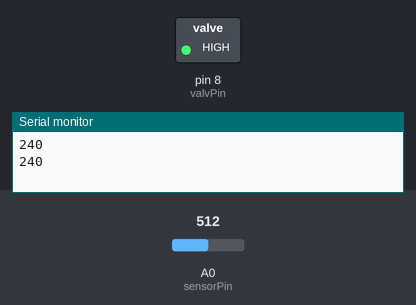
A sketch run on a simulated Arduino Uno, built with avr-gcc and run on an emulated ATmega328P. On the bench: switched loads named in the sketch (green lamp = pin HIGH), the last lines printed to the serial monitor. Inputs (shaded band) come from the test bench; at power-on: A0 (sensorPin) = 512.

Above: at 1.8 s.
1.9 s: A0 (sensorPin) set to 831
6.0 s: A0 (sensorPin) set to 848
10.1 s: A0 (sensorPin) set to 819
13.2 s: A0 (sensorPin) set to 791
At 15.6 s:
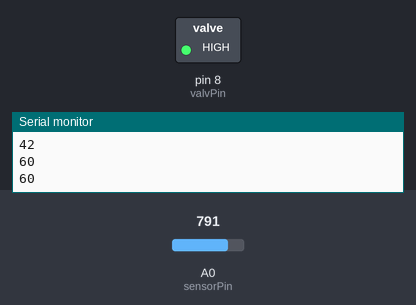
16.5 s: A0 (sensorPin) set to 900
At 20.7 s:
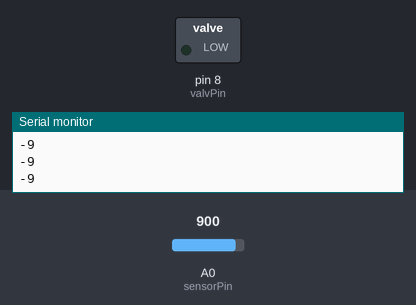
Timing chart, 0 to 21.6 s (numbered marks = the images above; inputs shaded):
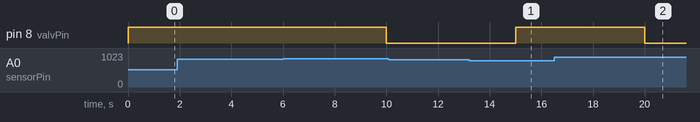

The sketch:

limit.ino
```cpp
const int sensorPin = A0; //entrada do sensor
const int valvPin = 8; //entradda do relé
const int dry = 30; //limiar de umidade - seco
const int limit = 50; //limiar de umidade - úmido
int moisture; //variável de umidade

void setup() {
  pinMode(valvPin, OUTPUT); //define o pino do relé como OUTPUT
  digitalWrite(valvPin, HIGH); //desliga o relé
  Serial.begin(9600); //start Serial
}

void loop() {
  //lê a umidade e passa um valor a cada x segundos (i < x, agora está como 5)
  for(int i=0; i < 5; i++) {
    moisture = analogRead(sensorPin); //lê a umidade
    moisture = map(moisture, 885, 730, 0, 100); //mapeia os valores de 0 a 1023 para 0 a 100
    Serial.println(moisture); //printa o valor da umidade no monitor Serial
    delay(1000); //espera um segundo
  }
  //se a umidade for menor que o limiar, liga o relé, que começa a regar
  if(moisture < dry) {
    digitalWrite(valvPin, LOW);//liga o relé

    //mantém regando até a umidade passar do limite
    while(moisture < limit){
      moisture = analogRead(sensorPin);
      moisture = map(moisture, 885, 730, 0, 100);
      Serial.println(moisture);
      delay(1000);
    }
    digitalWrite(valvPin, HIGH);//desliga o relé
  }
}
```

Measured:
- after the input at 6.0 s, pin 8 (valvPin): HIGH → LOW after 4.0 s
- after the input at 13.2 s, pin 8 (valvPin): LOW → HIGH after 1.8 s
- after the input at 16.5 s, pin 8 (valvPin): HIGH → LOW after 3.5 s
